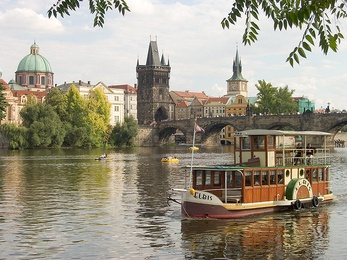
%> input picture inputSeamCarvingPrague.jpg, 347 x 260 px, shrunk from 640 x 480 before the run
$ octave --eval "seam_carving_decrease_width;"   (GNU Octave 9; MATLAB toolbox functions it lacks are replaced by stand-ins)
%> lines starting %> are read from the running program, lines starting %| are printed output that depends on the picture
%> in seam_carving_decrease_width, inputSeamCarvingPrague is the input picture: size 260x347x3 uint8; mean R, G, B 156.5, 149.6, 132.7
### energy_img.m
function energy = energy_img(img)
    % Convert the image to grey-scaled
    grey_scaled = im2double(rgb2gray(img));
    [Gx,Gy] = imgradientxy(grey_scaled);
    energy = sqrt(Gx.^2 + Gy.^2);
end

### decrease_width.m
function [reducedColorImg,reducedEnergyImg] = decrease_width(im,energyImg)
    [dim1, dim2, dim3] = size(im);
%> dim1 = 260; dim2 = 347; dim3 = 3
    % width --
    reducedColorImg = zeros(dim1, dim2-1, dim3, 'uint8');
    % find the seam
    energyMap = cumulative_min_energy_map(energyImg, 'VERTICAL');
    verticalSeam = find_veritcal_seam(energyMap);
    for i=1:dim1
        yId = verticalSeam(i);
        temp = [1:yId-1 yId+1:dim2];
        reducedColorImg(i,:,:) = im(i, temp, :);
    end
    reducedEnergyImg = energy_img(reducedColorImg);
end

### cumulative_min_energy_map.m
function cumulativeEnergyMap = cumulative_min_energy_map(energyImg,seamDirection)
    switch seamDirection
        case 'HORIZONTAL'
            temp = cumulative_min_energy_map_helper(energyImg');
            cumulativeEnergyMap = temp';
        case 'VERTICAL'
            cumulativeEnergyMap = cumulative_min_energy_map_helper(energyImg);
    end

function map = cumulative_min_energy_map_helper(energyImg)
    [row, col] = size(energyImg);
%> row = 260; col = 347
    map = energyImg;
    for x = 2:row
        for y = 1:col
            % First column; only check up and right
            if (y==1)
                map(x,y) = energyImg(x,y) + min([map(x-1, y), map(x-1, y+1)]);
            % Last column; only check last and last-1
            elseif (y == col)
                map(x,y) = energyImg(x,y) + min([map(x-1, y), map(x-1, y-1)]);
            else
                map(x,y) = energyImg(x,y) + min([map(x-1, y-1), map(x-1, y), map(x-1, y+1)]);
            end
        end
    end
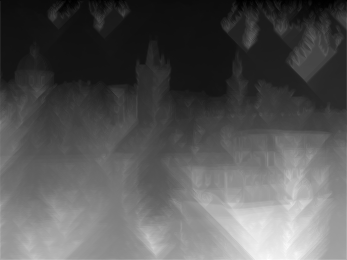
%> map: size 260x347 double; min 0.648, max 58.63, mean 20.5; drawn with min black and max white

### find_veritcal_seam.m
function verticalSeam = find_vertical_seam(cumulativeEnergyMap)
    verticalSeam = seamHelper_(cumulativeEnergyMap);


function seam = seamHelper_(map)
    [row,col] = size(map);
    seam = zeros(row,1);
    % Minimum value and index of the last row
    [~, index] = min(map(row, :));
%> index = 121
    seam(row) = index;
    last = index;
%> last = 121
    % go to the last row and go backwards
    for i = row-1:-1:1
        if(i==1)
            %last row
            last = seam(2);
            switch last
                case 1
                    [~, index] = min([map(i,last), map(i, last+1)]);
                    if(index == 2)
                        last = last + 1 ;
                    end
                case col
                    [~, index] = min([map(i,last), map(i, last-1)]);
                    %move diagonally up
                    if(index == 2)
                        last = last - 1 ;
                    end
                otherwise
                    [~, index] = min([map(i,last-1), map(i, last) ,map(i, last+1)]);
                    switch index
                        case 2
                            %Diagonal left
                            last = last - 1;
                        case 3
                            %Diagonal right
                            last = last+1;
                    end
            end
            seam(1) = last;
        else
            switch last
                %consider only top and right
                case 1
                    [~, index] = min([map(i-1,last), map(i-1, last+1)]);
                    %move diagonally up
                    if(index == 2)
                        last = last + 1 ;
                    end
                %consider only top and left
                case col
                    [~, index] = min([map(i-1,last), map(i-1, last-1)]);
                    %move diagonally up
                    if(index == 2)
                        last = last - 1 ;
                    end
                % Default
                otherwise
                    [~, index] = min([map(i-1,last-1), map(i-1, last) ,map(i-1, last+1)]);
                    switch index
                        case 1
                            %Diagonal left
                            last = last - 1;
                        case 3
                            %Diagonal right
                            last = last+1;
                    end
            end
        end
        seam(i) = last;
    end
%> this loop made 259 passes
%> (index, last) on passes 1, 2, 4, 5, 6, 7, 8, 10, 11, 12, 13, 14: (1, 120), (1, 119), (3, 120), (3, 121), (1, 120), (1, 119), (1, 118), (3, 119), (3, 120), (1, 119), (3, 120), (1, 119)
%> index on passes 3, 9, 17, 19, 25, 31: 2, 2, 2, 2, 2, 2
%> after the loop, index = 1; last = 205; seam = 260 values, max 211 at index 8, min 116 at index 213, mean 162.1

### seam_carving_decrease_width.m
function seam_carving_decrease_width()
    pixel_to_reduce = 100;
    inputSeamCarvingPrague = imread('inputSeamCarvingPrague.jpg');
    energy_img_prague = energy_img(inputSeamCarvingPrague);
    [inputSeamCarvingPragueReduced,~,pixelReduced] = seam_carving_decrease_width_helper(inputSeamCarvingPrague, energy_img_prague, pixel_to_reduce);
    imwrite(inputSeamCarvingPragueReduced,'outputReduceWidthPrague.png');
    close;
    inputSeamCarvingMall = imread('inputSeamCarvingMall.jpg');
    energy_img_mall = energy_img(inputSeamCarvingMall);
    [inputSeamCarvingMallReduced,~,pixelReduced] = seam_carving_decrease_width_helper(inputSeamCarvingMall, energy_img_mall, pixel_to_reduce);
    imwrite(inputSeamCarvingMallReduced, 'outputReduceWidthMall.png');
    close;
end

function [reducedImg, reducedEnergyImg, pixelReduced] = seam_carving_decrease_width_helper(inputImg, energyImg, pixel)
    if(pixel == 0)
        reducedImg = inputImg;
        reducedEnergyImg = energyImg;
        pixelReduced = pixel;
        return
    else
        pixel = pixel-1;
        imagesc(inputImg);
        drawnow();
        [reducedImg_, reducedEnergyImg_] = decrease_width(inputImg, energyImg);
%> in find_vertical_seam, `verticalSeam = seamHelper_(cumulativeEnergyMap);`: verticalSeam has the same summary as seam in seamHelper_
%> in decrease_width, `verticalSeam = find_veritcal_seam(energyMap);`: verticalSeam has the same summary as seam in seamHelper_
%> the loop in decrease_width, `for i=1:dim1` made 260 passes
%> yId on passes 1 to 3: 205, 205, 206
        [reducedImg, reducedEnergyImg, pixelReduced] = seam_carving_decrease_width_helper(reducedImg_, reducedEnergyImg_, pixel);
%> the loop in seamHelper_ (call 2), `for i = row-1:-1:1` made 259 passes
%> the loop in decrease_width (call 2), `for i=1:dim1` made 260 passes
%> yId on passes 1 to 3: 86, 87, 87
%> in energy_img (call 5), `[Gx,Gy] = imgradientxy(grey_scaled);`:
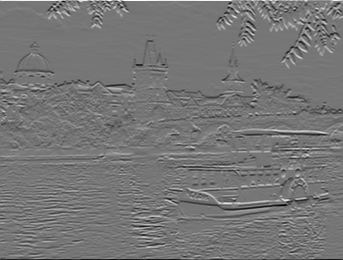
%> Gy: size 260x343 double; min -3.48, max 4, mean -0.00225; drawn with min black and max white
%> in energy_img (call 5), `energy = sqrt(Gx.^2 + Gy.^2);`:
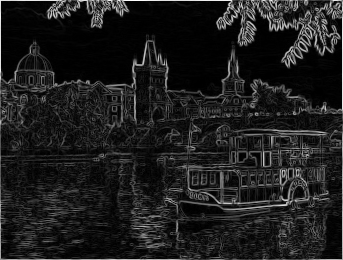
%> energy: size 260x343 double; min 0, max 4, mean 0.475; drawn with min black and max white
%> after the loop in decrease_width (call 7), `for i=1:dim1`:
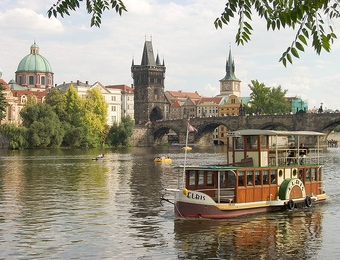
%> reducedColorImg: size 260x340x3 uint8; mean R, G, B 156.2, 149.2, 132.3
%> in energy_img (call 8), `grey_scaled = im2double(rgb2gray(img));`:
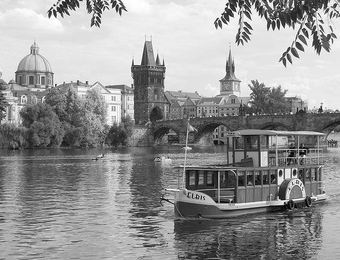
%> grey_scaled: size 260x340 double; min 0.00392, max 1, mean 0.586
%> in energy_img (call 8), `[Gx,Gy] = imgradientxy(grey_scaled);`:
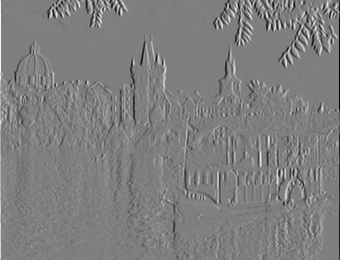
%> Gx: size 260x340 double; min -3.78, max 3.82, mean 0.00206; drawn with min black and max white
%> in energy_img (call 8), `energy = sqrt(Gx.^2 + Gy.^2);`:
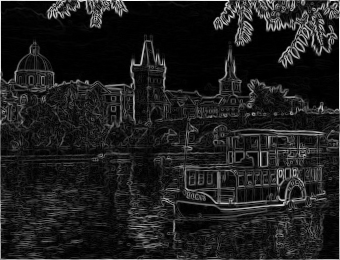
%> energy: size 260x340 double; min 0, max 4, mean 0.478; drawn with min black and max white
    end
end
%> (the run ends here)
